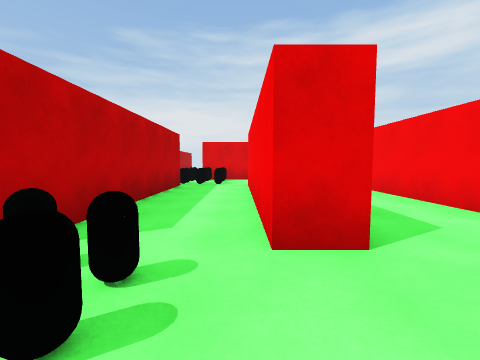
view 1 (above)

24 first-person views from a walk through a Unity game level. The camera is 1.3 m above the floor, tilts 4° down and sees 90° across. The floor is counted in squares, 2 m on a side. Each view is taken from the middle of a square. On the plan, view 1 faces up. The plan holds only what a view shows up to about 9 squares ahead; the rest is blank.

view 2
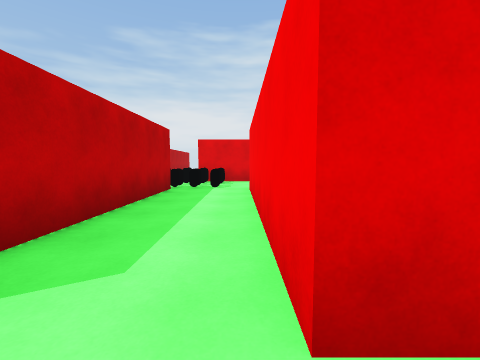

view 3
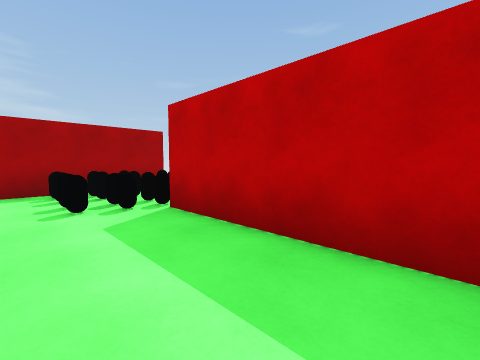

view 4
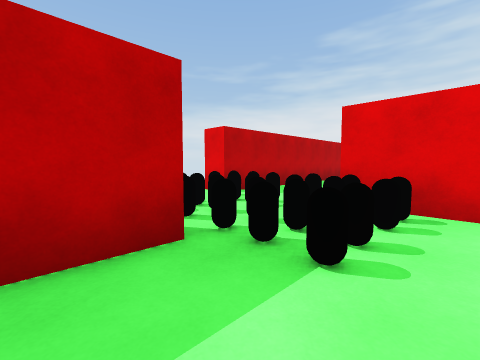

view 5
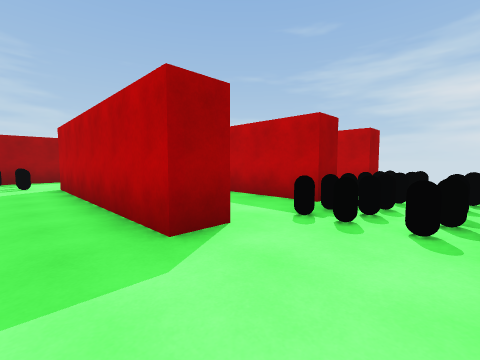

view 6
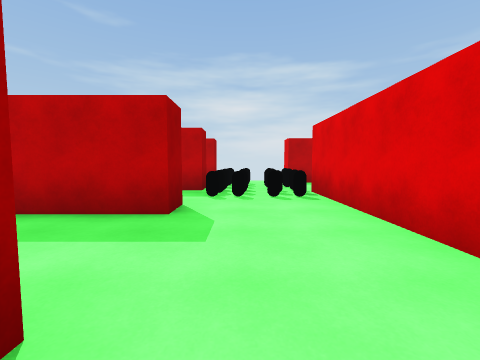

view 7
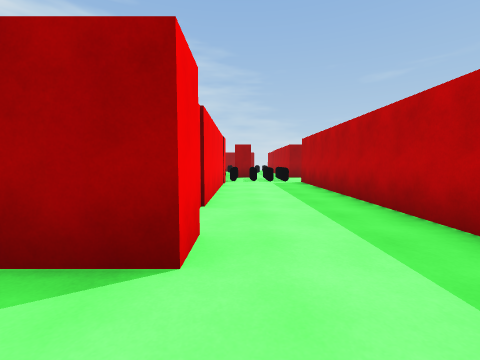

view 8
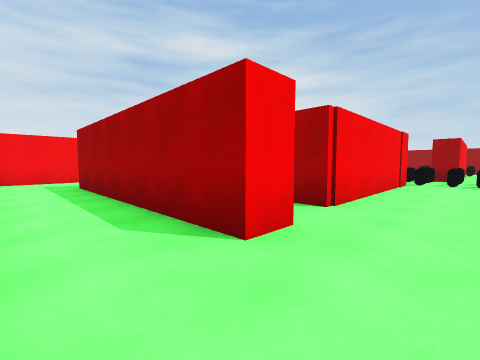

view 9
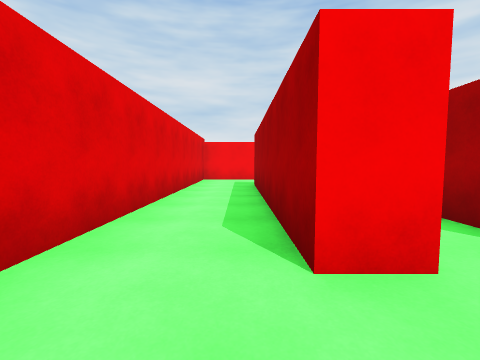

view 10
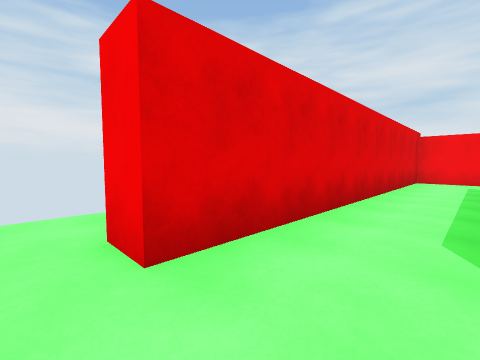

view 11
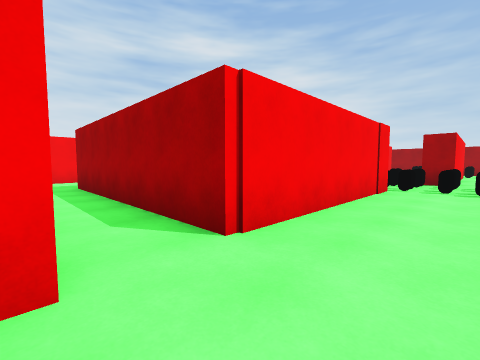

view 12
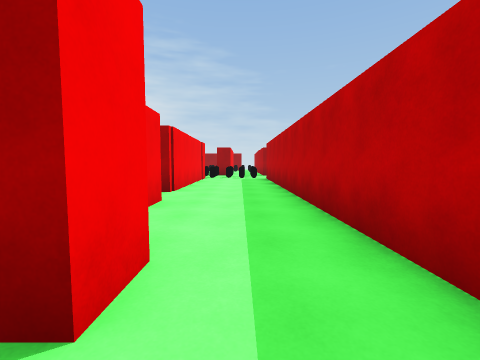

view 13
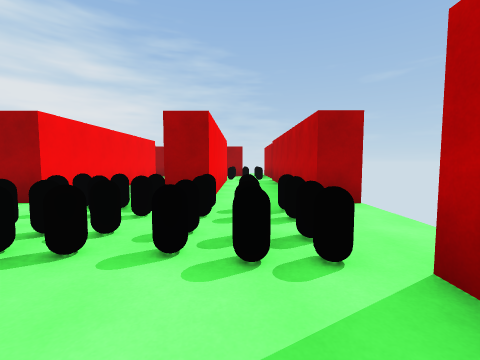

view 14
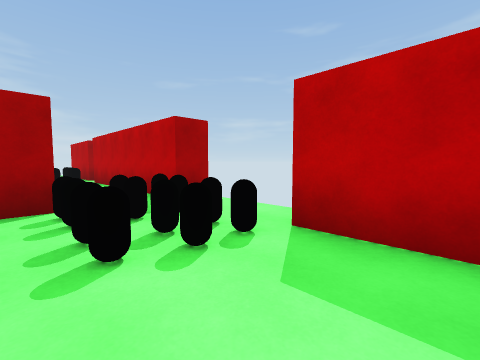

view 15
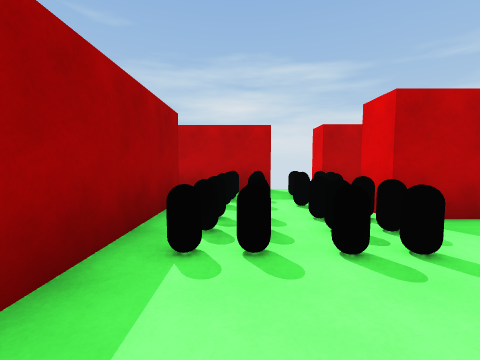

view 16
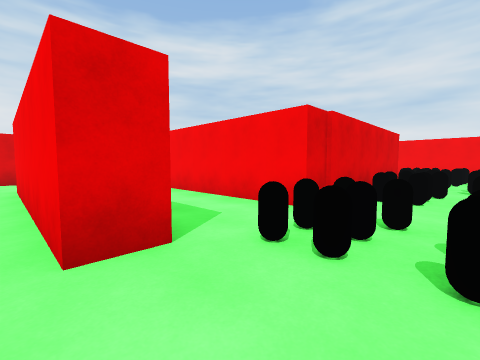

view 17
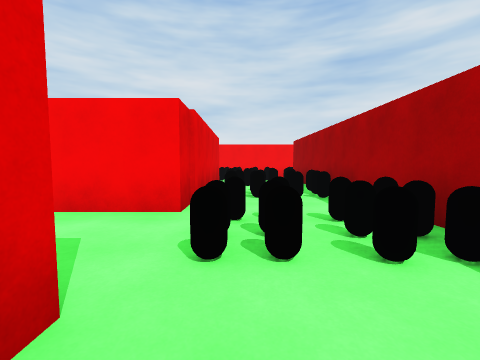

view 18
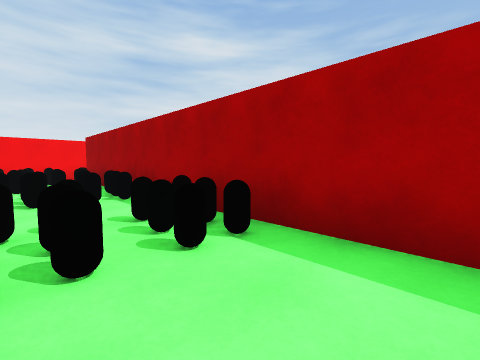

view 19
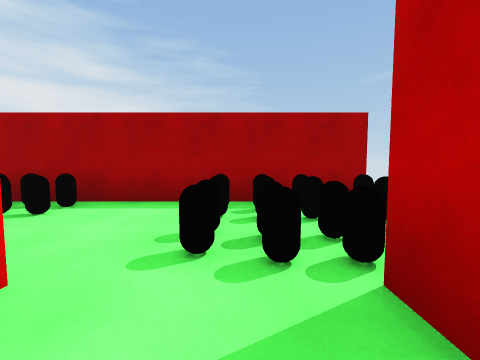

view 20
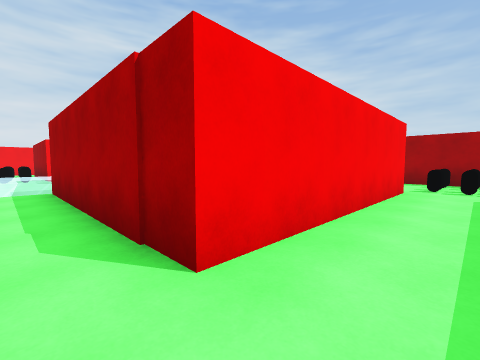

view 21
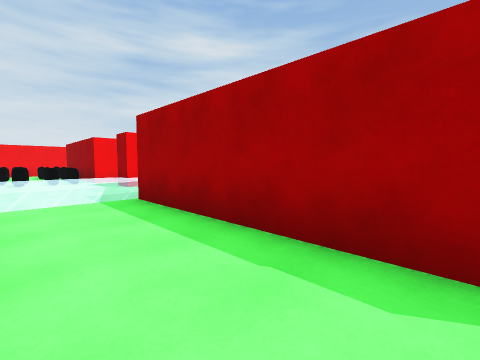

view 22
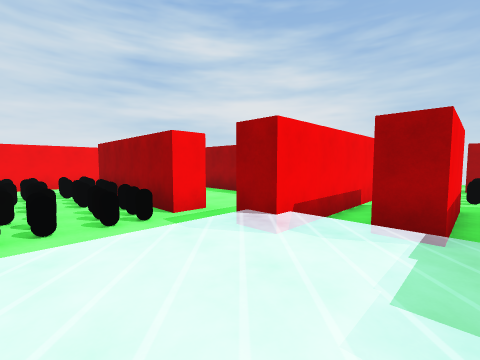

view 23
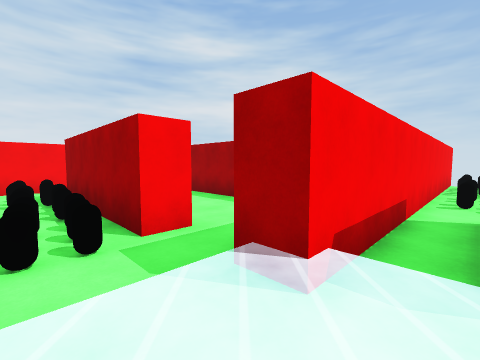

view 24
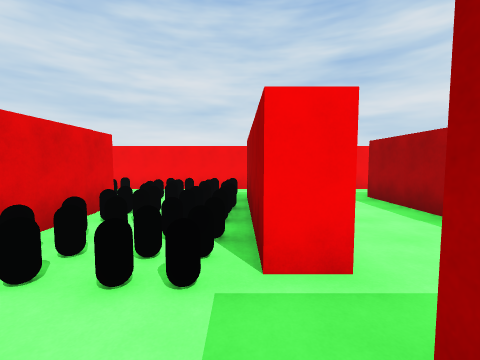

### Floor plan
Key: @ floor where view 1 was taken; # wall or solid block; x gap in a wall; . main floor; : floor 0.5 m higher than the main floor; / step, stairs or slope; C black capsule; O other object.
Columns run from 5 left of view 1 to 20 right of it. Each row starts with its distance up from view 1.
 20   ..
 19  #.##########
 18  #..........#
 17  #..........#
 16  #..######..#
 15  #..........#
 14  #..###### .#
 13  #..#
 12  #..#
 11  #..#                    #
 10 ##..####           ###OO #
  9  OOCO.........:::.OOOCOO #
  8  OOOO.........:::.OOCOOO.#
  7 ##.xC.#.######:::.OOOOOO.#
  6  #.#..#.#     //#.#      #
  5  #.#..#.#     .## ....
  4  #.#..#.#     .##  .....
  3 ##.#..#.#     .##   ###..#
  2 #OO#..#.######CC#
  1  OOO ..CO  OOOOO#
  0   OOO@.OOO OO O #
 -1  ######OOO OOO#O#
 -2                 #
 -3                 #
 -4                 #

Positions as (right, up) in squares from view 1, and headings:
1: (0, 0), facing up
2: (0, 1), facing up
3: (0, 5), facing down-left
4: (0, 6), facing up-left
5: (2, 9), facing down-left
6: (4, 8), facing left
7: (-2, 18), facing down
8: (-3, 18), facing down-right
9: (-3, 17), facing right
10: (-3, 17), facing up-right
11: (-3, 16), facing down-right
12: (-3, 20), facing down
13: (-3, 11), facing down
14: (-2, 11), facing down-left
15: (1, 0), facing left
16: (0, 0), facing up-right
17: (0, 1), facing right
18: (0, 1), facing down-right
19: (-1, 3), facing down
20: (2, 8), facing down-right
21: (4, 9), facing down-right
22: (9, 9), facing down-right
23: (10, 8), facing down-right
24: (11, 7), facing right
